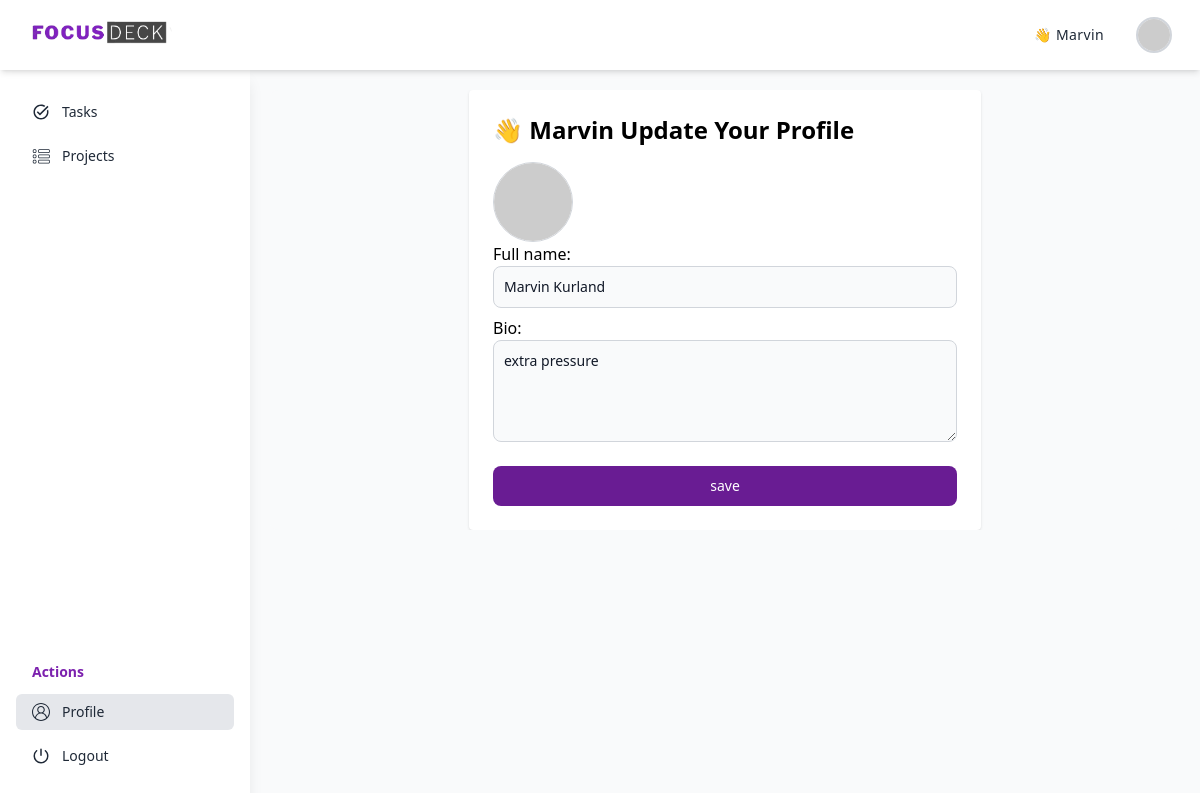
Page /accounts/profile/ (signed in) on the committed database.
### accounts/models.py (models this page shows, shortened)
class CustomUser(AbstractUser):
    is_admin = models.BooleanField(default=False)
    groups = models.ManyToManyField(Group, related_name="customuser_groups", blank=True)
    user_permissions = models.ManyToManyField(Permission, related_name="customuser_permissions", blank=True)

class Profile(models.Model):
    user = models.OneToOneField(settings.AUTH_USER_MODEL, on_delete=models.CASCADE)
    full_name = models.CharField(max_length=100)
    bio = models.TextField(blank=True)
    profile_picture = models.ImageField(upload_to='profile_pics/', default='default.jpg')

### accounts/views.py (the view)
# urls.py: path('profile/', profile_view, name='profile'),
@login_required
def profile_view(request):
    user = request.user
    is_oauth_user = SocialAccount.objects.filter(user=user).exists()
    profile, created = Profile.objects.get_or_create(user=user)
    if request.method == "POST":
        form = ProfileUpdateForm(request.POST, request.FILES, instance=profile)
        if form.is_valid():
            form.save()
            return redirect('profile')
    else:
        form = ProfileUpdateForm(instance=profile)
    return render(request, 'accounts/profile.html', {'form': form, 'is_oauth_user': is_oauth_user})

### theme/templates/accounts/profile.html (shortened to what this page needs)
{% extends '../base.html' %} {% load static %} {% block title %}FocusDeck | Profile{% endblock %} {% block content %}
<section class="bg-gray-50 dark:bg-gray-900 p-3 sm:p-5 antialiased">
    <div class="mx-auto max-w-screen-5xl px-2 lg:px-0">
        <div class="bg-gray-50 dark:bg-gray-800 relative sm:rounded-lg overflow-hidden">
            <div class="max-w-lg mx-auto bg-white p-6 rounded shadow">
                <h1 class="text-2xl font-bold mb-4">&#128075 {{ user.username }} Update Your Profile</h1>
                <img src="https://ui-avatars.com/api/?format=svg&rounded=true&name={{ user.username }}&background=random&length=1"
                            alt="{{ user.username }}" class="rounded-full w-20 h-20 border border-gray-300">
                <form method="POST" enctype="multipart/form-data" class="flex flex-col gap-2">
                    {{ form.as_p }}
                    <button type="submit" class="mt-4 w-full text-white bg-primary-700 hover:bg-primary-800 focus:ring-4 focus:outline-none focus:ring-primary-300 font-medium rounded-lg text-sm px-5 py-2.5 dark:bg-primary-600 dark:hover:bg-primary-700 dark:focus:ring-primary-800">
                        save
                    </button>
                </form>
            </div>
        </div>
    </div>
</section>
{% endblock %}

### theme/templates/base.html (shortened to what this page needs)
{% load static tailwind_tags %}
<!DOCTYPE html>
<html lang="en" class="h-full bg-gray-50 dark:bg-gray-900">
  <head>
    {% tailwind_css %}
  </head>
  <body class="bg-gray-50 font-sans leading-normal tracking-normal h-full">
    <div>
      <div class="relative font-sans pt-[70px] h-screen">
        <header
          class="flex shadow-md py-1 px-4 sm:px-7 bg-white min-h-[70px] tracking-wide z-[110] fixed top-0 w-full"
        >
          <div
            class="flex flex-wrap items-center justify-between gap-4 w-full relative"
          >
            <a href="{% url 'home' %}"
              ><img
                src="{% static 'logo/logo.png' %}"
                alt="logo"
                class="w-36"
              />
            </a>
            <div
              id="collapseMenu"
              class="max-lg:hidden lg:!block max-lg:before:fixed max-lg:before:bg-black max-lg:before:opacity-50 max-lg:before:inset-0 max-lg:before:z-50"
            >
              <div
                class="max-lg:fixed max-lg:bg-white max-lg:w-1/2 max-lg:min-w-[300px] max-lg:top-0 max-lg:left-0 max-lg:p-6 max-lg:h-full max-lg:shadow-md max-lg:overflow-auto z-50"
              >
                <div
                  class="flex items-center max-lg:flex-col-reverse max-lg:ml-auto gap-8"
                >
                  <span
                    class='hover:text-primary-600 text-gray-800 block text-sm transition-all cursor-pointer'>
                      &#128075 {{ user.username }}
                  </span>
                  <div class="dropdown-menu relative flex shrink-0 group">
                    <img
                        src="https://ui-avatars.com/api/?format=svg&rounded=true&name={{ user.username }}&background=random&length=1"
                        alt="{{ user.username }}"
                        class="w-9 h-9 max-lg:w-16 max-lg:h-16 rounded-full border-2 border-gray-300 cursor-pointer"
                    />
                  </div>
                </div>
              </div>
            </div>
          </div>
        </header>
        <div>
          <div class="flex items-start">
            <nav id="sidebar" class="lg:min-w-[250px] w-max max-lg:min-w-8">
              <div
                id="sidebar-collapse-menu"
                style="height: calc(100vh - 72px)"
                class="bg-white flex flex-col justify-between shadow-lg h-screen fixed py-6 px-4 top-[70px] left-0 overflow-auto z-[99] lg:min-w-[250px] lg:w-max max-lg:w-0 max-lg:invisible transition-all duration-500"
              >
                <ul class="space-y-2">
                  <li>
                    <a
                      href="{% url 'task_list' %}"
                      class="text-gray-800 text-sm flex items-center {% if request.resolver_match.url_name == 'task_list' %}bg-gray-200{% else %}hover:bg-gray-100{% endif %} rounded-md px-4 py-2 transition-all"
                    >
                      <span>Tasks</span>
                    </a>
                  </li>
                  <li>
                    <a
                      href="{% url 'project_list' %}"
                      class="text-gray-800 text-sm flex items-center {% if request.resolver_match.url_name == 'project_list' %}bg-gray-200{% else %}hover:bg-gray-100{% endif %} rounded-md px-4 py-2 transition-all"
                    >
                      <span>Projects</span>
                    </a>
                  </li>
                </ul>
                <div class="mt-6">
                  <h6 class="text-primary-600 text-sm font-bold px-4">Actions</h6>
                  <ul class="mt-3 space-y-2">
                    <li>
                      <a
                        href="{% url 'profile' %}"
                        class="text-gray-800 text-sm flex items-center  {% if request.resolver_match.url_name == 'profile' %}bg-gray-200{% else %}hover:bg-gray-100{% endif %}  rounded-md px-4 py-2 transition-all"
                      >
                        <span>Profile</span>
                      </a>
                    </li>
                    <li>
                      <a
                        href="{% url 'logout' %}"
                        class="text-gray-800 text-sm flex items-center hover:bg-gray-100 rounded-md px-4 py-2 transition-all"
                      >
                        <span>Logout</span>
                      </a>
                    </li>
                  </ul>
                </div>
              </div>
            </nav>
            <section class="main-content w-full overflow-auto p-0">
              <div class="overflow-x-auto">
                <div class="min-w-full bg-white">
                  {% block content %} {% endblock content %}
                </div>
              </div>
            </section>
          </div>
        </div>
      </div>
    </div>
  </body>
</html>

### rows in the picture
CustomUser: username "Marvin"
Profile: full_name "Marvin Kurland", bio "extra pressure"
